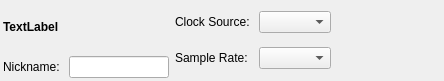
<ui version="4.0" >
 <comment>Copyright (C) 2008 by Arnold Krille
	
	This file is part of FFADO
	FFADO = Free Firewire (pro-)audio drivers for linux
	
	FFADO is based upon FreeBoB.
	
	This program is free software: you can redistribute it and/or modify
	it under the terms of the GNU General Public License as published by
	the Free Software Foundation, either version 2 of the License, or
	(at your option) version 3 of the License.
	
	This program is distributed in the hope that it will be useful,
	but WITHOUT ANY WARRANTY; without even the implied warranty of
	MERCHANTABILITY or FITNESS FOR A PARTICULAR PURPOSE.  See the
	GNU General Public License for more details.
</comment>
 <class>GlobalMixerUi</class>
 <widget class="QWidget" name="GlobalMixerUi" >
  <property name="geometry" >
   <rect>
    <x>0</x>
    <y>0</y>
    <width>444</width>
    <height>81</height>
   </rect>
  </property>
  <property name="sizePolicy" >
   <sizepolicy vsizetype="Minimum" hsizetype="Expanding" >
    <horstretch>0</horstretch>
    <verstretch>0</verstretch>
   </sizepolicy>
  </property>
  <property name="windowTitle" >
   <string>Global Mixer Options</string>
  </property>
  <layout class="QHBoxLayout" name="horizontalLayout" >
   <property name="margin" >
    <number>3</number>
   </property>
   <item>
    <layout class="QGridLayout" name="gridLayout_2" >
     <property name="horizontalSpacing" >
      <number>9</number>
     </property>
     <item row="0" column="0" colspan="2" >
      <widget class="QLabel" name="lblName" >
       <property name="font" >
        <font>
         <weight>75</weight>
         <bold>true</bold>
        </font>
       </property>
       <property name="text" >
        <string>TextLabel</string>
       </property>
      </widget>
     </item>
     <item row="1" column="0" >
      <widget class="QLabel" name="textLabel1" >
       <property name="text" >
        <string>Nickname:</string>
       </property>
       <property name="wordWrap" >
        <bool>false</bool>
       </property>
       <property name="buddy" >
        <cstring>txtNickname</cstring>
       </property>
      </widget>
     </item>
     <item row="1" column="1" >
      <widget class="QLineEdit" name="txtNickname" >
       <property name="minimumSize" >
        <size>
         <width>100</width>
         <height>0</height>
        </size>
       </property>
      </widget>
     </item>
    </layout>
   </item>
   <item>
    <layout class="QGridLayout" name="gridLayout" >
     <property name="horizontalSpacing" >
      <number>9</number>
     </property>
     <item row="0" column="1" >
      <widget class="QComboBox" name="clocksource" >
       <property name="sizePolicy" >
        <sizepolicy vsizetype="Fixed" hsizetype="Preferred" >
         <horstretch>1</horstretch>
         <verstretch>0</verstretch>
        </sizepolicy>
       </property>
      </widget>
     </item>
     <item row="1" column="0" >
      <widget class="QLabel" name="textLabel2_2" >
       <property name="text" >
        <string>Sample Rate:</string>
       </property>
       <property name="wordWrap" >
        <bool>false</bool>
       </property>
       <property name="buddy" >
        <cstring>samplerate</cstring>
       </property>
      </widget>
     </item>
     <item row="1" column="1" >
      <widget class="QComboBox" name="samplerate" >
       <property name="enabled" >
        <bool>true</bool>
       </property>
       <property name="sizePolicy" >
        <sizepolicy vsizetype="Fixed" hsizetype="Preferred" >
         <horstretch>1</horstretch>
         <verstretch>0</verstretch>
        </sizepolicy>
       </property>
      </widget>
     </item>
     <item row="0" column="0" >
      <widget class="QLabel" name="textLabel2" >
       <property name="text" >
        <string>Clock Source:</string>
       </property>
       <property name="wordWrap" >
        <bool>false</bool>
       </property>
       <property name="buddy" >
        <cstring>clocksource</cstring>
       </property>
      </widget>
     </item>
    </layout>
   </item>
   <item>
    <spacer>
     <property name="orientation" >
      <enum>Qt::Horizontal</enum>
     </property>
     <property name="sizeType" >
      <enum>QSizePolicy::Expanding</enum>
     </property>
     <property name="sizeHint" stdset="0" >
      <size>
       <width>330</width>
       <height>10</height>
      </size>
     </property>
    </spacer>
   </item>
  </layout>
 </widget>
 <layoutdefault spacing="6" margin="11" />
 <pixmapfunction>qPixmapFromMimeSource</pixmapfunction>
 <resources/>
 <connections/>
</ui>
